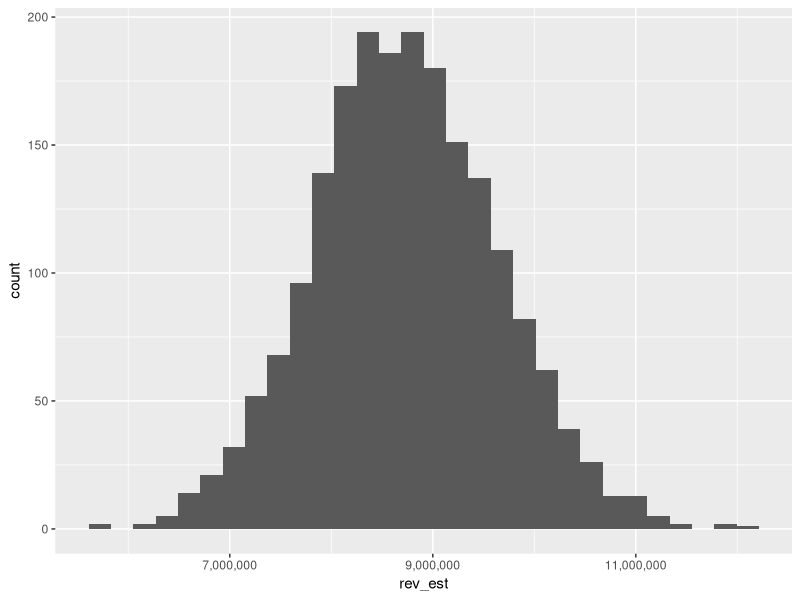

Here is the R script that generated this plot:
## ESTIMATING POTENTIAL RETURNS ON A CUSTOMER PROMOTION

## load libraries
library(tidyverse)
library(scales)

## get data - prepared in advance
cust <- read_csv('data/customer_promo.csv')

## examine customer data
str(cust)

## identify variables for estimating: the unknowns:
## Exp_promo_convert: expecting number of customers to convert via promo
## ARPU_Future: expected ARPU for customers during time period
## ARPU_promo: expected spend rate for customers who converted via promo

## Exp_promo_convert distribution
sd_est <- 0.1

## works but applies same random var to each item
cust_epc <- cust %>% mutate(
  epc_est=Exp_promo_convert*rnorm(mean=1, sd=sd_est, n=1)
)

## works but loop
cust_epc2 <- cust
for(s in 1:nrow(cust)){
  cust_epc2$epc_est[s] <- cust_epc2$Exp_promo_convert[s]*rnorm(mean=1, sd=sd_est, n=1)
}

cust_est <- cust
## create function and use apply
fdist <- function(x) {
  x*rnorm(mean=1, sd=sd_est, n=1)
}
## apply function to each row to create new variable with random normal dist
cust_est$epc_est <- apply(cust_est[,'Exp_promo_convert'], MARGIN=1, FUN=fdist)
## set C3 prev title to 1
cust_est[cust_est$Prod=='C3 (prev title pattern)','epc_est'] <- 1
cust_est$arpu_future_est <- apply(cust_est[,'ARPU_Future'], MARGIN=1, FUN=fdist) 
cust_est$arpu_promo_est <- apply(cust_est[,'ARPU_promo'], MARGIN=1, FUN=fdist)
cust_est <- cust_est %>% mutate(
  rev_est=Customers*epc_est*arpu_future_est*arpu_promo_est
)

sum(cust_est$Revenue)
sum(cust_est$rev_est)

## use above process and create a loop for multiple simulations
## add new function with wider spread for some variables
sd_estw <- 0.2
fdistw <- function(x) {
  x*rnorm(mean=1, sd=sd_estw, n=1)
}
cust_est_sim <- data.frame()
sims <- 2000
for(sim in 1:sims){
  ## apply function to each row to create new variable with random normal dist
  cust_est$epc_est <- apply(cust_est[,'Exp_promo_convert'], MARGIN=1, FUN=fdist)
  ## set C3 prev title to 1
  cust_est[cust_est$Prod=='C3 (prev title pattern)','epc_est'] <- 1
  cust_est$arpu_future_est <- apply(cust_est[,'ARPU_Future'], MARGIN=1, FUN=fdistw) 
  cust_est$arpu_promo_est <- apply(cust_est[,'ARPU_promo'], MARGIN=1, FUN=fdist)
  cust_est <- cust_est %>% mutate(
    rev_est=Customers*epc_est*arpu_future_est*arpu_promo_est
  )
  cust_est$sim <- sim
  cust_est_sim <- bind_rows(cust_est_sim, cust_est)
}

## review results of sim
## total revenue
rev_sim <- cust_est_sim %>% group_by(sim) %>% summarize(rev_est=sum(rev_est))
## visualize distribution of revenue
ggplot(rev_sim, aes(x=rev_est))+geom_histogram()+
  scale_x_continuous(labels=comma)

summary(rev_sim$rev_est)
